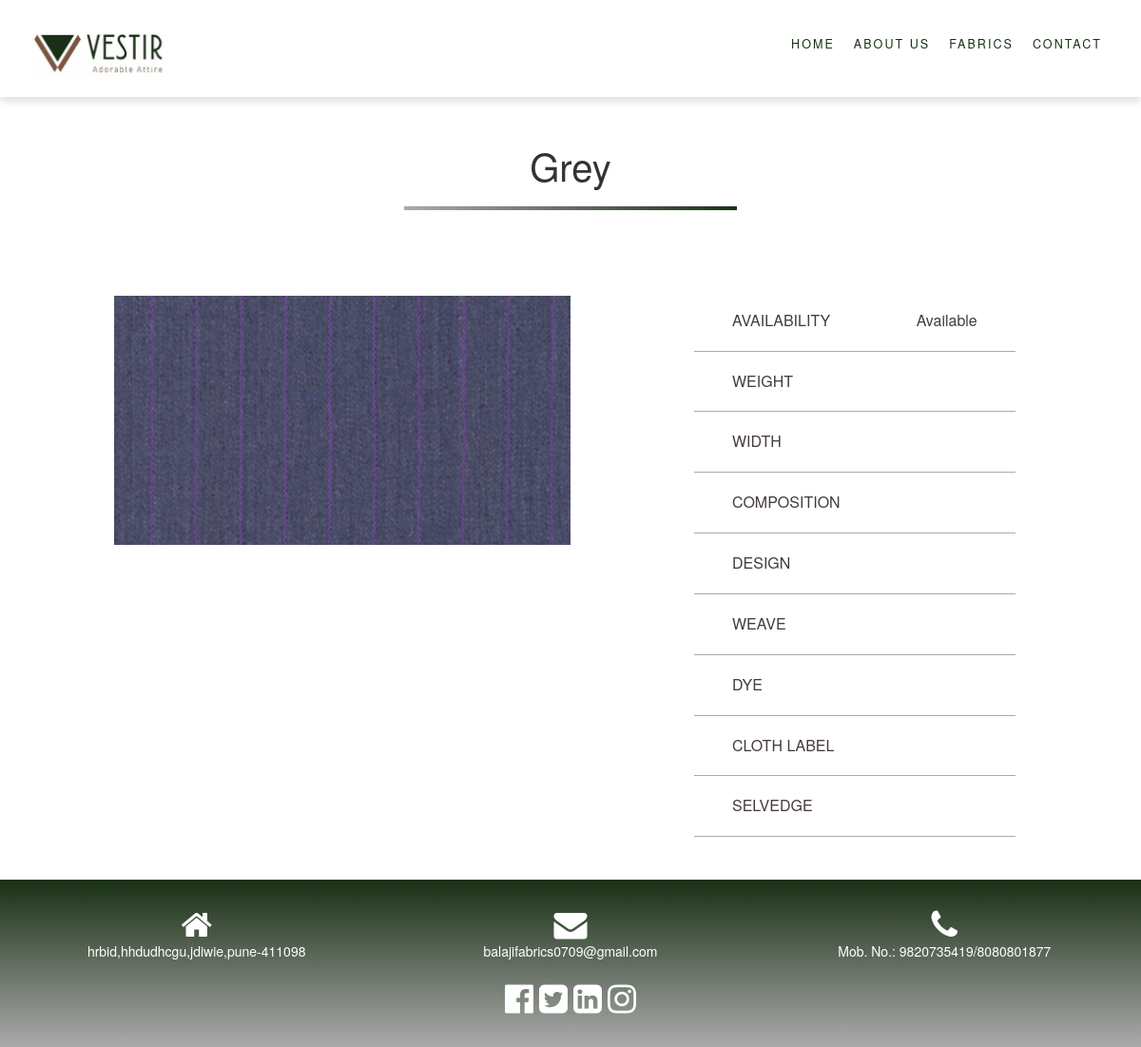
The page /viewmore.php?img_id=127 on the database its author committed.
### tables this page shows
CREATE TABLE `image_pattern` (
  `img_id` int(11) NOT NULL,
  `pattern_id` int(11) NOT NULL,
  `availability` text NOT NULL,
  `name_shades` varchar(30) DEFAULT NULL,
  `image` varchar(50) NOT NULL
);

CREATE TABLE `pattern_des` (
  `pattern_id` int(11) NOT NULL,
  `dname` varchar(20) NOT NULL,
  `description` text NOT NULL,
  `mimage` longblob NOT NULL,
  `weight` varchar(100) NOT NULL,
  `width` varchar(30) NOT NULL,
  `composition` varchar(100) NOT NULL,
  `design` varchar(30) NOT NULL,
  `weave` varchar(50) NOT NULL,
  `dye` varchar(40) NOT NULL,
  `label` varchar(50) NOT NULL,
  `selvedge` varchar(100) NOT NULL
);

### viewmore.php (the view, shortened to what this page needs)
<!DOCTYPE html>
<html>
<head>
    <link rel="stylesheet" href="https://maxcdn.bootstrapcdn.com/bootstrap/3.4.0/css/bootstrap.min.css">
    <link rel="stylesheet" type="text/css" href="https://stackpath.bootstrapcdn.com/font-awesome/4.7.0/css/font-awesome.min.css">
    <link rel="stylesheet" type="text/css" href="design.css">
</head>
<body>
	<?php include 'menu.php';?>
	<div class="view-con">
		<?php
        include 'config.php';
        if((!isset($_GET['img_id']))||trim($_GET['img_id'])==""){
          echo "No post like that !";
        }else{
          $img_id = addslashes($_GET['img_id']);
          $result = mysqli_query($db, "SELECT * FROM image_pattern WHERE img_id = '$img_id'");
          $row = mysqli_num_rows($result);
          if($row>0){
            while($rows = mysqli_fetch_assoc($result)) {
	            $pattern_id= $rows["pattern_id"];
	            $availability=$rows['availability'];
	            $name_shades=$rows['name_shades'];
	            $image=$rows['image'];
	            $result = mysqli_query($db, "SELECT * FROM pattern_des WHERE pattern_id = '$pattern_id'");
	          	$row = mysqli_num_rows($result);
	          	if($row>0){
		            while($rows = mysqli_fetch_assoc($result)) {
			            $weight=$rows['weight'];
		              	$width=$rows['width'];
		              	$composition= $rows["composition"];
		              	$design=$rows['design'];
		              	$weave=$rows['weave'];
		              	$dye=$rows['dye'];
		              	$label=$rows['label'];
		              	$selvedge=$rows['selvedge'];
  		?>
		<div class="main-name">
			<h1><?php echo $name_shades; ?></h1>
			<hr>
		</div>
		<div class="view-detail">
			<div class="shade-image">
				<img src="<?php echo $image; ?>">
			</div>
			<div class="shade-detail">
				<table>
					<tr>
						<td>AVAILABILITY</td>
						<td><?php echo $availability; ?></td>
					</tr>
					<tr>
						<td>WEIGHT</td>
						<td><?php echo $weight; ?></td>
					</tr>
					<tr>
						<td>WIDTH</td>
						<td><?php echo $width; ?></td>
					</tr>
					<tr>
						<td>COMPOSITION</td>
						<td><?php echo $composition; ?></td>
					</tr>
					<tr>
						<td>DESIGN</td>
						<td><?php echo $design; ?></td>
					</tr>
					<tr>
						<td>WEAVE</td>
						<td><?php echo $weave; ?></td>
					</tr>
					<tr>
						<td>DYE</td>
						<td><?php echo $dye; ?></td>
					</tr>
					<tr>
						<td>CLOTH LABEL</td>
						<td><?php echo $label; ?></td>
					</tr>
					<tr>
						<td>SELVEDGE</td>
						<td><?php echo $selvedge; ?></td>
					</tr>
				</table>
			</div>
		</div>
	</div>
	<?php
				}
			}
		}
	}
}
	?>
	<?php include 'footer.php';?>
</body>
</html>

### menu.php (shortened to what this page needs)
<section class="banner jarallax" id="home">
    <div class="navigation">
      <div class="container">
        <div class="logo">
            <h1><a class="navber-brand" href="home.php"><img src="image/logo.jpg "></a></h1>
          </div>
        <nav class="navbar navbar-default">
          <div class="collapse navbar-collapse navbar-right navigation-right" id="bs-example-navbar-collapse-1" style="margin-top: 25px;">
            <nav class="link-effect-3 w3ls-navma" id="link-effect-3">
              <ul class="nav1 navbar-nav nav nav-wil">
                <li><a data-hover="Home" href="index.php">Home</a></li>
                <li><a data-hover="about" href="about.php" class="scroll">About Us</a></li>
                <li><a data-hover="Services" href="fabrics.php" class="scroll">Fabrics</a></li>
                <li><a data-hover="Gallery" href="contact.php" class="scroll">Contact</a></li>
              </ul>
            </nav>
          </div>
        </nav>
      </div>
    </div>
  </section>

### footer.php
<br>
<br>
<div class="footer">
	<div class="footer_con">
		<div class="footer_add">
			<i class="fa fa-home" aria-hidden="true"></i>
			<p>hrbid,hhdudhcgu,jdiwie,pune-411098</p>
		</div>
		<div class="footer_mail">
			<i class="fa fa-envelope" aria-hidden="true"></i>
			<p><a href="">balajifabrics0709@gmail.com</a></p>
		</div>
		<div class="footer_call">
			<i class="fa fa-phone" aria-hidden="true"></i>
			<p>Mob. No.: 9820735419/8080801877</p>
		</div>
	</div>
	<div class="footer_follow">
		<i class="fa fa-facebook-official" aria-hidden="true"></i>
		<i class="fa fa-twitter-square" aria-hidden="true"></i>
		<i class="fa fa-linkedin-square" aria-hidden="true"></i>
		<i class="fa fa-instagram" aria-hidden="true"></i>
	</div>
</div>

### design.css (style rules this page uses)
.navigation { padding: 3em 0; background: #000; }
.navber-brand img { width: 150px; }
.navbar-default { background-color: transparent; border-color: transparent; }
.navbar-default .navbar-nav>li>a { color: #1a3116; }
.navbar { position: relative; min-height: 0; margin-bottom: 0; border: 1px solid transparent; }
.logo { float: left; }
.navigation-right { float: right; }
.navigation-right ul li { display: inline-block; }
.navigation-right ul li a { color: #fff; font-size: 0.9em; text-decoration: none; padding: 0px 0; text-transform: uppercase; letter-spacing: 2px; }
.navigation { padding: 10px 0; background: #fff; box-shadow: 0px 5px 8px rgba(0,0,0,0.12); background-color: #FFFFFF; border-color: #FD4D40; }
.link-effect-3 a { padding: 10px 0; margin: 0 10px; color: #797878; text-shadow: none; position: relative; }
.link-effect-3 a::before { position: absolute; top: 0; left: 0; overflow: hidden; padding: 10px 0; max-width: 0; border: none; color: #f99104; -webkit-transition: max-width 1s; -moz-transition: max-width 1s; transition: max-width 1s; }
.main-name { text-align: center; margin: 30px 0 60px 0; }
.main-name h1 { font-size: 40px; font-weight: 400px; }
.main-name hr { height: 4px; width: 200px; background-image: linear-gradient(to right,#aaa, #1a3116); }
.view-con { display: flex; flex-direction: column; }
.view-detail { display: grid; }
.shade-image { text-align: center; }
.shade-image img { max-width: 500px; padding: 10px 10px; }
.shade-detail table { margin: 5px 10px 5px 10px; }
.shade-detail table tr, td { padding: 7px 40px 7px 0px; font-size: 16px; border-bottom: 1px solid #aaa; }
.var-shades h3, a { color: #1a3116; }
.footer { display: flex; flex-direction: column; padding: 30px 10px; background-image: linear-gradient(to bottom, #193015 ,#aaa); color: #fff; }
.footer a { color: #fff; }
.footer_con { display: grid; text-align: center; }
.footer_add { display: flex; flex-direction: column; }
.footer_follow { display: flex; align-self: center; margin-top: 10px; }
.footer_follow .fa { padding: 3px 3px; }
.footer .fa { font-size: 35px; }
tr { padding:20px 30px; border-bottom: 1px solid gray; }
td { padding:20px 40px; color:#453C3C; }
@media screen and (min-width: 750px) { .view-detail { grid-template-columns: 1.5fr 1fr; } }
@media screen and (min-width: 750px) { .main-name hr { height: 4px; width: 350px; } }
@media screen and (min-width: 750px) { .footer_con { grid-template-columns: 1fr 1fr 1fr; } }
@media screen and (min-width: 750px) { .shade-image img { width: 500px; padding: 10px 10px; } }

### rows shown on the page
image_pattern: name_shades "Grey", availability "Available"
pattern_des: image_pattern.image (picture)
